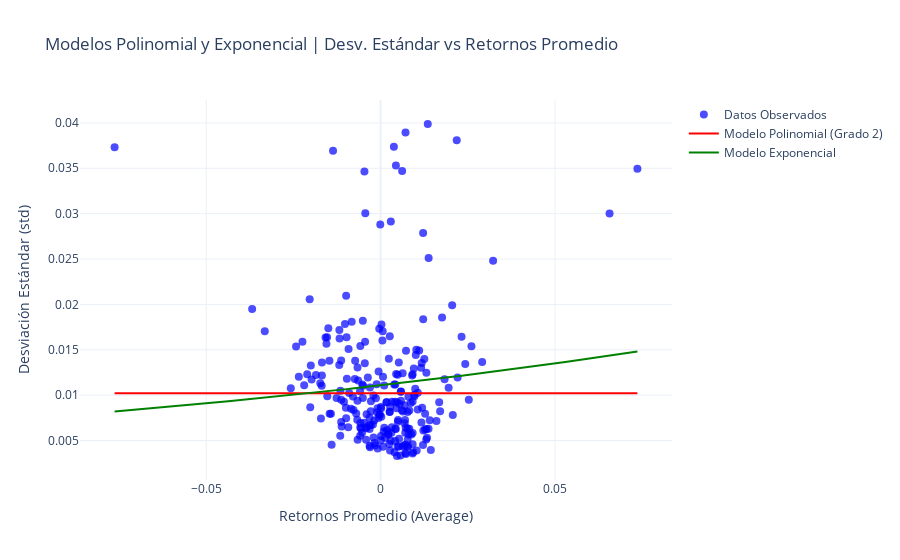

This figure's notebook cell:
### Code cell
#Modelo 2
import numpy as np
import pandas as pd
import yfinance as yf
import statsmodels.api as sm
from scipy.optimize import curve_fit
import plotly.graph_objects as go

# 1. Descargar datos históricos del activo
activo = "AAPL"  # Ticker del activo
periodo = "1y"
datos = yf.Ticker(activo).history(period=periodo)

# 2. Calcular los retornos promedio (Average) y la desviación estándar (std)
datos['Average'] = datos[['High', 'Low']].mean(axis=1).pct_change()
datos['std'] = datos['Average'].rolling(window=5).std()
std = pd.DataFrame(datos['std'])
# Eliminar valores NaN para los ajustes
datos.dropna(inplace=True)
hist_trimmed = datos['Close'].iloc[-len(std):].reset_index(drop=True)

# --- MODELO POLINOMIAL ---
# Ajustar un modelo polinomial de grado 2
X_poly = np.column_stack((datos['Average'], datos['Average']**2))  # [x, x^2]
X_poly = sm.add_constant(X_poly)  # Añadir intercepto
modelo_poly = sm.OLS(datos['std'], X_poly).fit()

# Coeficientes del modelo polinomial
alpha_poly = modelo_poly.params[0]
cov_matrix = np.cov(datos['Average'], hist_trimmed)
cov_am = cov_matrix[0, 1]
var_m = cov_matrix[1, 1]
beta_1_poly = cov_am / var_m * modelo_poly.params[1]
beta_2_poly = cov_am / var_m * modelo_poly.params[2]


# Predicciones del modelo lineal Beta_1
datos['std_pred_poly'] = alpha_poly + beta_1_poly * datos['Average'] 


# --- MODELO EXPONENCIAL ---
# Definir la función exponencial
def modelo_exponencial(x, alpha, beta):
    return alpha * np.exp(beta * x)

# Ajustar el modelo exponencial
popt, _ = curve_fit(modelo_exponencial, datos['Average'], datos['std'], maxfev=10000)
alpha_exp, beta_exp = popt

# Predicciones del modelo exponencial
datos['std_pred_exp'] = modelo_exponencial(datos['Average'], alpha_exp, beta_exp)

# --- GRAFICAR LOS RESULTADOS ---
fig = go.Figure()

# Datos observados
fig.add_trace(go.Scatter(x=datos['Average'], y=datos['std'],
                         mode='markers', name='Datos Observados',
                         marker=dict(size=8, color='blue', opacity=0.7)))

# Línea del modelo polinomial
x_vals = np.linspace(datos['Average'].min(), datos['Average'].max(), 100)
y_vals_poly = alpha_poly + beta_1_poly * x_vals + beta_2_poly * x_vals**2
fig.add_trace(go.Scatter(x=x_vals, y=y_vals_poly, mode='lines', name='Modelo Polinomial (Grado 2)',
                         line=dict(color='red')))

# Línea del modelo exponencial
y_vals_exp = modelo_exponencial(x_vals, alpha_exp, beta_exp)
fig.add_trace(go.Scatter(x=x_vals, y=y_vals_exp, mode='lines', name='Modelo Exponencial',
                         line=dict(color='green')))

# Configuración del gráfico
fig.update_layout(title="Modelos Polinomial y Exponencial | Desv. Estándar vs Retornos Promedio",
                  xaxis_title="Retornos Promedio (Average)",
                  yaxis_title="Desviación Estándar (std)",
                  template="plotly_white")

fig.show()

# --- RESULTADOS ---
print("Resultados del Modelo Polinomial:")
print(f"Intercepto (α): {alpha_poly:.4f}")
print(f"Coeficiente Lineal (β1): {beta_1_poly:.4f}")
print(f"Coeficiente Cuadrático (β2): {beta_2_poly:.4f}")
print(f"Resumen del Modelo Polinomial:\n{modelo_poly.summary()}")

print("\nResultados del Modelo Exponencial:")
print(f"Intercepto (α): {alpha_exp:.4f}")
print(f"Coeficiente Exponencial (β): {beta_exp:.4f}")

### Figure 1 — Plotly figure (JSON) as saved in the notebook; plotly's stock layout.template omitted (floating-point values rounded to 4 significant figures; data arrays with more than 128 entries replaced by an {"elided": "..."} marker saying what was removed)
{"data": [{"marker": {"color": "blue", "opacity": 0.7, "size": 8}, "mode": "markers", "name": "Datos Observados", "type": "scatter", "x": {"elided": "246 float values"}, "y": {"elided": "246 float values"}}, {"line": {"color": "red"}, "mode": "lines", "name": "Modelo Polinomial (Grado 2)", "type": "scatter", "x": [-0.07627, -0.07475, -0.07324, -0.07172, -0.07021, -0.0687, -0.06718, -0.06567, -0.06415, -0.06264, -0.06113, -0.05961, -0.0581, -0.05658, -0.05507, -0.05356, -0.05204, -0.05053, -0.04901, -0.0475, -0.04599, -0.04447, -0.04296, -0.04144, -0.03993, -0.03842, -0.0369, -0.03539, -0.03387, -0.03236, -0.03085, -0.02933, -0.02782, -0.0263, -0.02479, -0.02327, -0.02176, -0.02025, -0.01873, -0.01722, -0.0157, -0.01419, -0.01268, -0.01116, -0.009648, -0.008134, -0.00662, -0.005106, -0.003592, -0.002078, -0.0005638, 0.0009503, 0.002464, 0.003978, 0.005492, 0.007007, 0.008521, 0.01003, 0.01155, 0.01306, 0.01458, 0.01609, 0.01761, 0.01912, 0.02063, 0.02215, 0.02366, 0.02518, 0.02669, 0.0282, 0.02972, 0.03123, 0.03275, 0.03426, 0.03577, 0.03729, 0.0388, 0.04032, 0.04183, 0.04334, 0.04486, 0.04637, 0.04789, 0.0494, 0.05091, 0.05243, 0.05394, 0.05546, 0.05697, 0.05848, 0.06, 0.06151, 0.06303, 0.06454, 0.06606, 0.06757, 0.06908, 0.0706, 0.07211, 0.07363], "y": [0.01022, 0.01022, 0.01022, 0.01022, 0.01022, 0.01022, 0.01022, 0.01022, 0.01022, 0.01022, 0.01022, 0.01022, 0.01022, 0.01022, 0.01022, 0.01022, 0.01022, 0.01022, 0.01022, 0.01022, 0.01022, 0.01022, 0.01022, 0.01022, 0.01022, 0.01022, 0.01022, 0.01022, 0.01022, 0.01022, 0.01022, 0.01022, 0.01022, 0.01022, 0.01022, 0.01022, 0.01022, 0.01022, 0.01022, 0.01022, 0.01022, 0.01022, 0.01022, 0.01022, 0.01022, 0.01022, 0.01022, 0.01022, 0.01022, 0.01022, 0.01022, 0.01022, 0.01022, 0.01022, 0.01022, 0.01022, 0.01022, 0.01022, 0.01022, 0.01022, 0.01022, 0.01022, 0.01022, 0.01022, 0.01022, 0.01022, 0.01022, 0.01022, 0.01022, 0.01022, 0.01022, 0.01022, 0.01022, 0.01022, 0.01022, 0.01022, 0.01022, 0.01022, 0.01022, 0.01022, 0.01022, 0.01022, 0.01022, 0.01022, 0.01022, 0.01022, 0.01022, 0.01022, 0.01022, 0.01022, 0.01022, 0.01022, 0.01022, 0.01022, 0.01022, 0.01022, 0.01022, 0.01022, 0.01022, 0.01022]}, {"line": {"color": "green"}, "mode": "lines", "name": "Modelo Exponencial", "type": "scatter", "x": [-0.07627, -0.07475, -0.07324, -0.07172, -0.07021, -0.0687, -0.06718, -0.06567, -0.06415, -0.06264, -0.06113, -0.05961, -0.0581, -0.05658, -0.05507, -0.05356, -0.05204, -0.05053, -0.04901, -0.0475, -0.04599, -0.04447, -0.04296, -0.04144, -0.03993, -0.03842, -0.0369, -0.03539, -0.03387, -0.03236, -0.03085, -0.02933, -0.02782, -0.0263, -0.02479, -0.02327, -0.02176, -0.02025, -0.01873, -0.01722, -0.0157, -0.01419, -0.01268, -0.01116, -0.009648, -0.008134, -0.00662, -0.005106, -0.003592, -0.002078, -0.0005638, 0.0009503, 0.002464, 0.003978, 0.005492, 0.007007, 0.008521, 0.01003, 0.01155, 0.01306, 0.01458, 0.01609, 0.01761, 0.01912, 0.02063, 0.02215, 0.02366, 0.02518, 0.02669, 0.0282, 0.02972, 0.03123, 0.03275, 0.03426, 0.03577, 0.03729, 0.0388, 0.04032, 0.04183, 0.04334, 0.04486, 0.04637, 0.04789, 0.0494, 0.05091, 0.05243, 0.05394, 0.05546, 0.05697, 0.05848, 0.06, 0.06151, 0.06303, 0.06454, 0.06606, 0.06757, 0.06908, 0.0706, 0.07211, 0.07363], "y": [0.008199, 0.008249, 0.008298, 0.008348, 0.008398, 0.008448, 0.008499, 0.00855, 0.008601, 0.008653, 0.008705, 0.008757, 0.008809, 0.008862, 0.008915, 0.008969, 0.009022, 0.009077, 0.009131, 0.009186, 0.009241, 0.009296, 0.009352, 0.009408, 0.009464, 0.009521, 0.009578, 0.009636, 0.009693, 0.009752, 0.00981, 0.009869, 0.009928, 0.009988, 0.01005, 0.01011, 0.01017, 0.01023, 0.01029, 0.01035, 0.01041, 0.01048, 0.01054, 0.0106, 0.01067, 0.01073, 0.01079, 0.01086, 0.01092, 0.01099, 0.01106, 0.01112, 0.01119, 0.01126, 0.01132, 0.01139, 0.01146, 0.01153, 0.0116, 0.01167, 0.01174, 0.01181, 0.01188, 0.01195, 0.01202, 0.01209, 0.01217, 0.01224, 0.01231, 0.01239, 0.01246, 0.01253, 0.01261, 0.01269, 0.01276, 0.01284, 0.01292, 0.01299, 0.01307, 0.01315, 0.01323, 0.01331, 0.01339, 0.01347, 0.01355, 0.01363, 0.01371, 0.01379, 0.01388, 0.01396, 0.01404, 0.01413, 0.01421, 0.0143, 0.01438, 0.01447, 0.01456, 0.01464, 0.01473, 0.01482]}], "layout": {"title": {"text": "Modelos Polinomial y Exponencial | Desv. Estándar vs Retornos Promedio"}, "xaxis": {"title": {"text": "Retornos Promedio (Average)"}}, "yaxis": {"title": {"text": "Desviación Estándar (std)"}}}}
